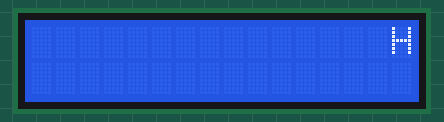
The program below on a simulated Raspberry Pi (BCM pin numbers). Parts: 16×2 character LCD.

Above: at 0.39 s.
At 1.21 s:
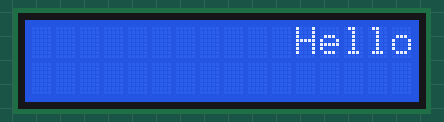
At 2.02 s:
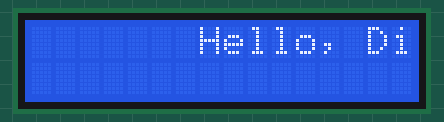
At 3.66 s:
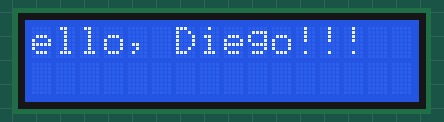
At 5.3 s:
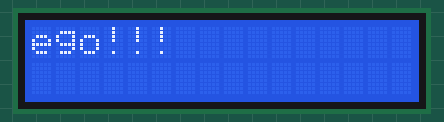
At 7.14 s:
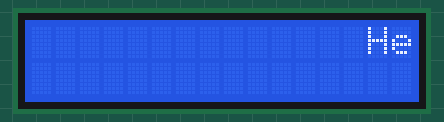

Measured:
- by itself, everything shown: repeats every 6.5 s, in 31 steps

The program:

test4ScreenBanner.py
```python
#!/usr/bin/python3

from signal import signal, SIGTERM, SIGHUP, pause
from rpi_lcd import LCD
from sys import exit
from time import sleep

lcd = LCD()

def safe_exit(signum, frame):
    lcd.clear()
    exit(1)

signal(SIGTERM, safe_exit)
signal(SIGHUP, safe_exit)

def scroll_text(text, line, width, delay=0.15):
    text = ' ' * width + text + ' ' * width
    for i in range(len(text) - width + 1):
        lcd.text(text[i:i + width], line)
        sleep(delay)

try:
    while True:
        scroll_text("Hello, Diego!!!", 1, 16)  # 16 is the width of the display
except KeyboardInterrupt:
    pass
finally:
    lcd.clear()
```
